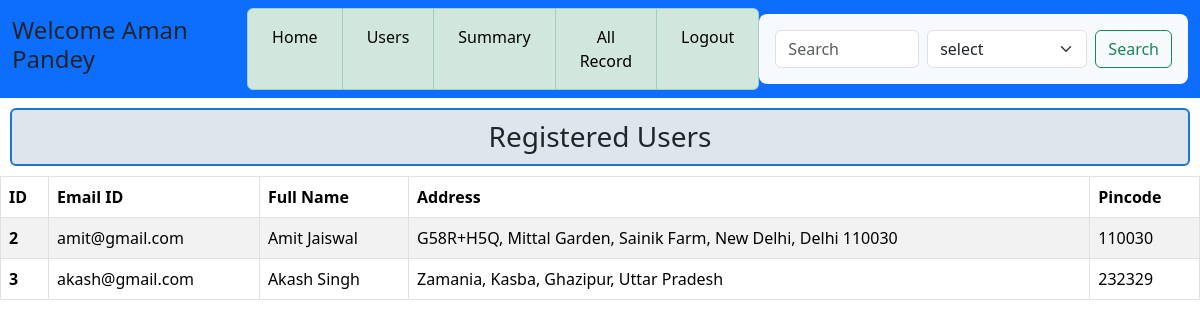
The page /user_details on the database as committed earlier.
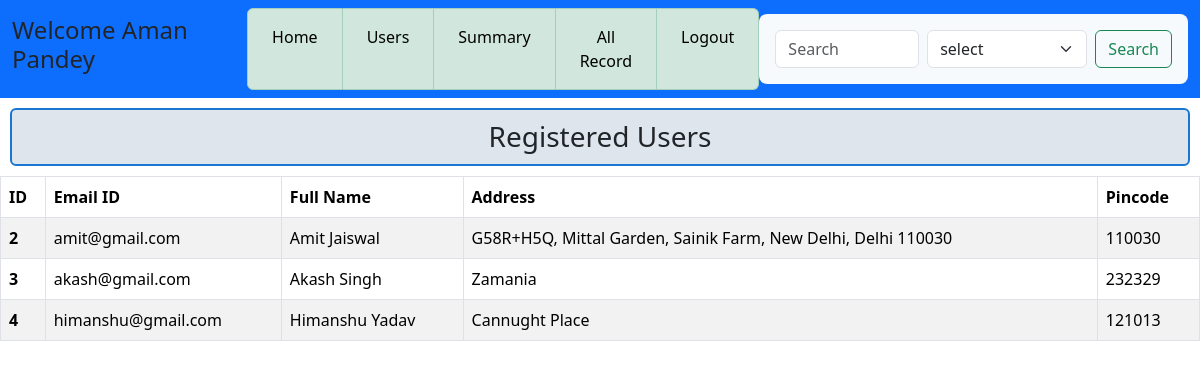
The same page on the database as committed later.
### application/models.py (models this page shows)
class Users(db.Model):
    id = db.Column(db.Integer, primary_key=True, autoincrement=True)
    email = db.Column(db.String(50), unique=True, nullable=False)
    password = db.Column(db.String(50), nullable=False)
    fullname = db.Column(db.String(50), nullable=False)
    address = db.Column(db.String(400), nullable=False)
    pincode = db.Column(db.String(10), nullable=False)
    type = db.Column(db.String(10), nullable=False, default="user")  # 'user' or 'admin'

### application/controllers.py (the view)
@app.route('/user_details', methods=['GET'])
def user_details():
    all_users = Users.query.filter_by(type="user").all()
    this_user = Users.query.filter_by(type="admin").first()
    return render_template('admin_user.html', all_users=all_users,this_user=this_user)

### templates/admin_user.html (shortened to what this page needs)
<!DOCTYPE html>
<html lang="en">
<head>
    <link rel="stylesheet" href="/static/css/style.css">
    <link href="https://cdn.jsdelivr.net/npm/bootstrap@5.3.7/dist/css/bootstrap.min.css" rel="stylesheet">
</head>
<body>
    <div id ="main">
        <div id ="canvas">
            <nav class="navbar navbar-expand-lg bg-primary">
                <div class="container-fluid">
                    <h4>Welcome {{this_user.fullname}}</h4>
                    <div class="collapse navbar-collapse" id="navbarSupportedContent">
                        <ul class="navbar-nav mx-auto mb-2 mb-lg-0 list-group list-group-horizontal text-center">
                            <li class="nav-item list-group-item  list-group-item-success">
                                <a class="nav-link active" aria-current="page" href="/admin_dashboard">Home</a>
                            </li>
                            <li class="nav-item list-group-item  list-group-item-success">
                                <a class="nav-link active" aria-current="page" href="/user_details">Users</a>
                            </li>
                            <li class="nav-item list-group-item  list-group-item-success">
                                <a class="nav-link active" aria-current="page" href="/admin_summary">Summary</a>
                            </li>
                            <li class="nav-item list-group-item  list-group-item-success">
                                <a class="nav-link active" aria-current="page" href="/all_reservations">All Record</a>
                            </li>
                            <li class="nav-item list-group-item  list-group-item-success">
                                <a class="nav-link active" aria-current="page" href="/login">Logout</a>
                            </li>
                        </ul>
                        <form class="d-flex" action="/search">
                            <input class="form-control me-2" type="search" placeholder="Search" aria-label="Search" name="search">
                                <select class="form-select me-2" aria-label="Default select example" name="key">
                                    <option selected>select</option>
                                </select>
                            <input class="btn btn-outline-success" type="submit" value="Search">
                        </form>
                    </div>
                </div>
            </nav>
            <div class ="top-section">
                <div id ="content">
                        <h3 class="heading">Registered Users</h3>
                        <table class="table table-striped table-bordered">
                            <thead>
                                <tr>
                                    <th scope="col">ID</th>
                                    <th scope="col">Email ID</th>
                                    <th scope="col">Full Name</th>
                                    <th scope="col">Address</th>
                                    <th scope="col">Pincode</th>
                                </tr>
                            </thead>
                                <tbody>
                                    {% for user in all_users %}
                                    <tr>
                                        <th scope="row">{{user.id}}</th>
                                        <td>{{user.email}}</td>
                                        <td>{{user.fullname}}</td>
                                        <td>{{user.address}}</td>
                                        <td>{{user.pincode}}</td>
                                    </tr>
                                    {% endfor %}
                                </tbody>
                        </table>
                </div>
            </div>
        </div>
    </div>
</body>
</html>

Rows that differ between the two databases and show on the page:
changed Users "akash@gmail.com": address "Zamania, Kasba, Ghazipur, Uttar Pradesh" → "Zamania"
added Users: id "4", email "himanshu@gmail.com", fullname "Himanshu Yadav", address "Cannught Place", pincode "121013"
